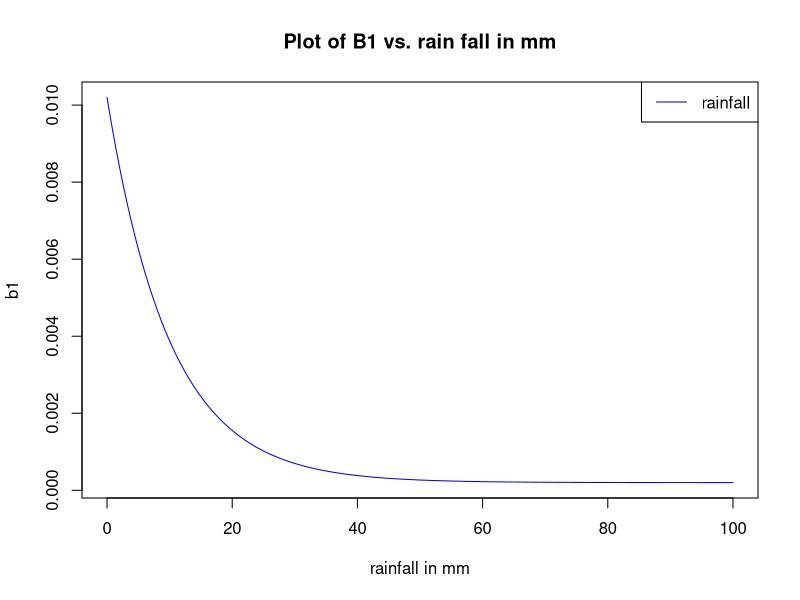
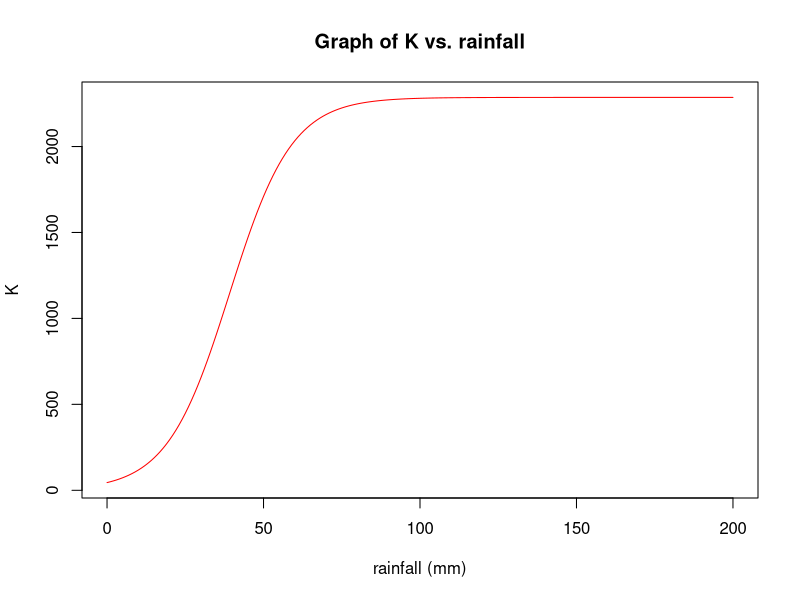
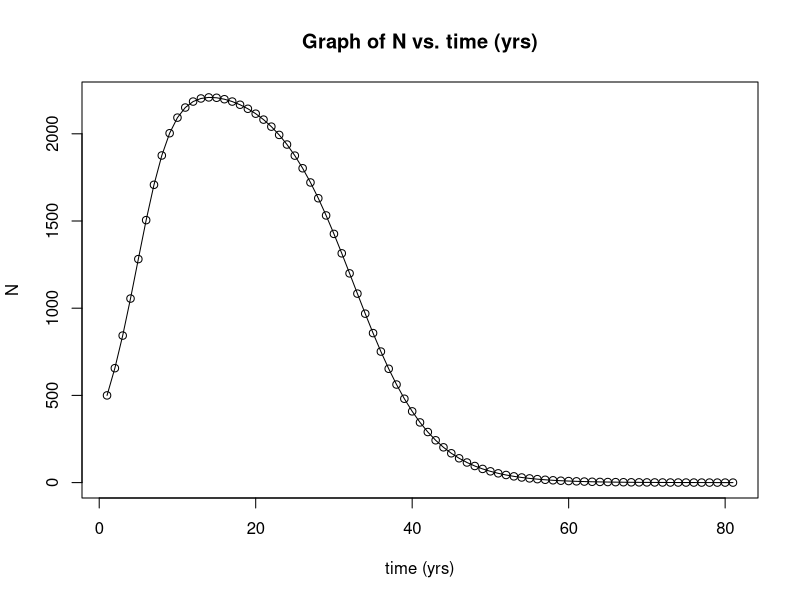
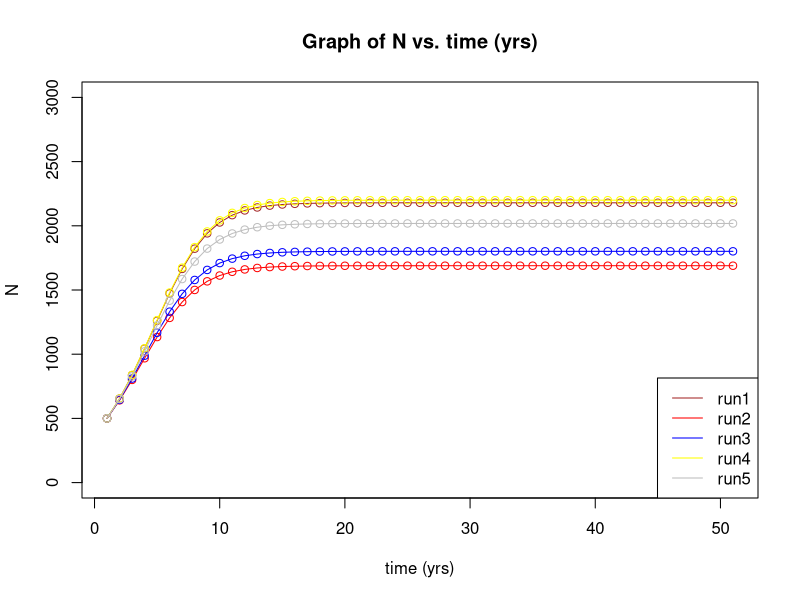
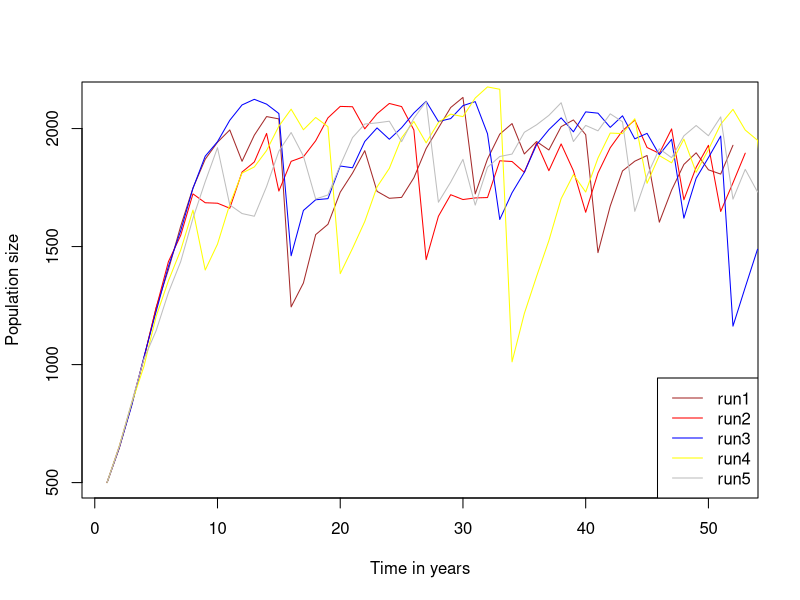
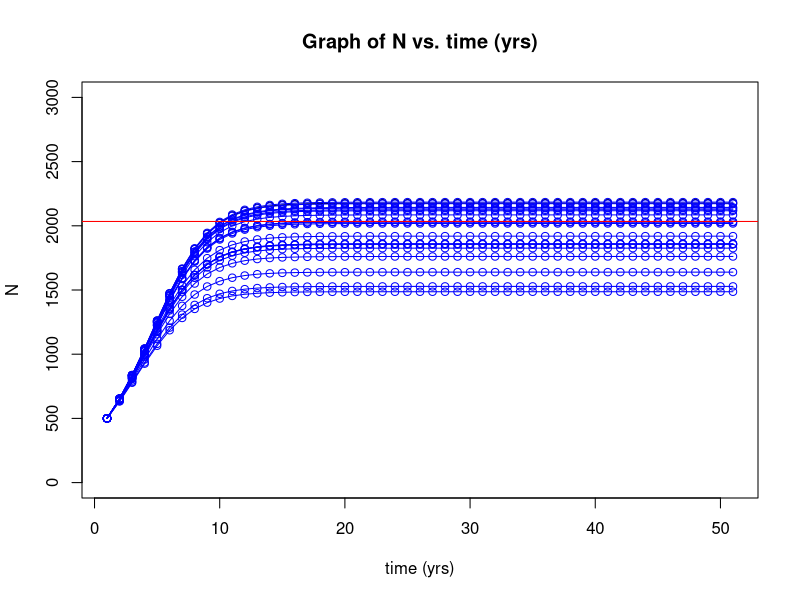
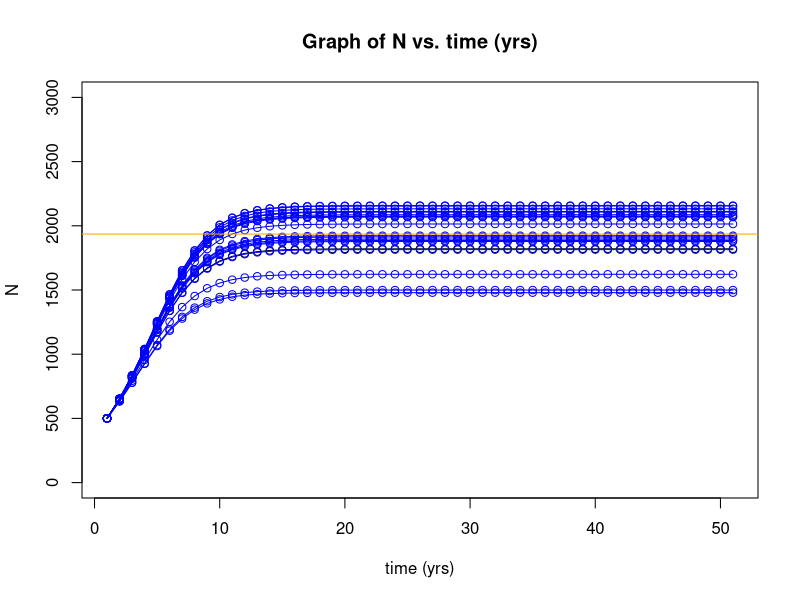
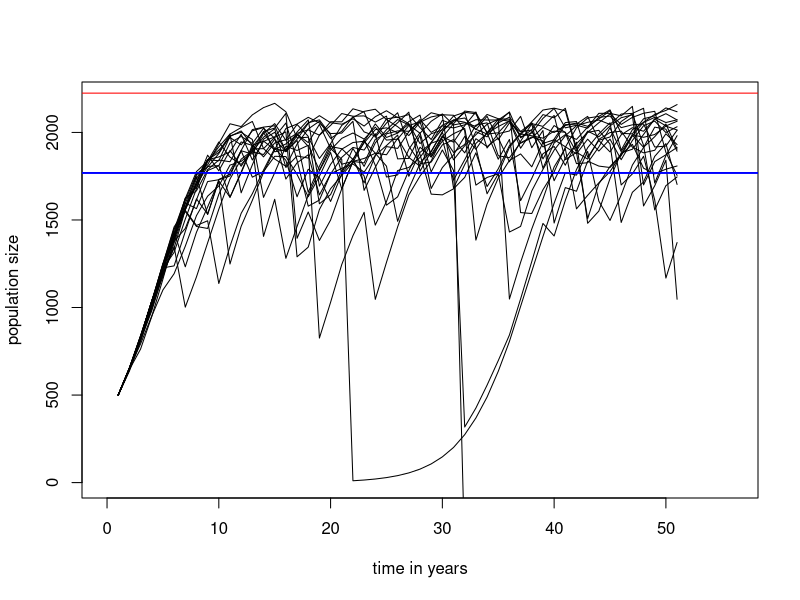

Recreate these plots in R, in order.
#PS3
#1d------------------
x <- seq(0, 100, by = 0.1)
plot(x, y = (0.0002 + 0.01*exp(-x/10)), type = "l", xlab="rainfall in mm", ylab="b1", 
        col="blue", lwd=1, main="Plot of B1 vs. rain fall in mm")
legend(x = "topright", legend = c("rainfall"), col = c("blue"), lty = 1)

#1e-------------------------
#Write a function that computes b1 for any given amount of rainfall
Calcb1 <- function(rain){
  b1 <- 0.0002 + 0.01*exp(-rain/10)
  return(b1)
}
  
Calcb1(34) # testing 1 2 
# >0.0005337327

#Computes K for any values of b0, b1, and d0 
Carrying <- function(b0, b1, d0){
  K <- (b0 - b0*d0 - d0)/(b1-(b1*d0))
  return(K)
}

#Calculate K for 10 mm of rain, 60 mm of rain, and 100 mm of rain

K <- Carrying(b0 = 0.6, b1 = Calcb1(10), d0 = 0.125)
print("The K for 10mm of rain is 117.85")
K <- Carrying(b0 = 0.6, b1 = Calcb1(60), d0 = 0.125)
print("The K for 60mm of rain is 2033.667")
K <- Carrying(b0 = 0.6, b1 = Calcb1(100), d0 = 0.125)
print("The K for 100mm of rain is 2280.537")

rain1 <- seq(0, 200, by = 1)
plot(rain1, y = Carrying(b0 = 0.6, b1 = Calcb1(rain1), d0 = 0.125), 
     type = "l", xlab="rainfall (mm)", ylab="K", 
     col="red", lwd=1, main="Graph of K vs. rainfall")

#Question 1f--------------

calcRainfall <- function(year){
  rain <- 100 - 2*(year)
  return(rain)
}

Calcb1 <- function(rain){
  b1 <- 0.0002 + 0.01*exp(-rain/10)
  return(b1)
}

Carrying <- function(b0, b1, d0){
  K <- (b0 - b0*d0 - d0)/(b1-(b1*d0))
  return(K)
}

#Above are the same functions as previous questions 
r_d <- 0.4
popVector <- rep(0, 81) #I decided that 80 would be capturing the whole dynamic
popVector[1] <- 500


for(year in seq(1, 80)){
  popVector[year+1] = popVector[year] + 
    (r_d*(popVector[year])*(1- (popVector[year]/ Carrying(b0 = 0.6, b1 = Calcb1(calcRainfall((year))), d0 = 0.125) )))
}
plot(popVector, type = "o", xlab="time (yrs)", ylab="N", 
     col="black", lwd=1, main="Graph of N vs. time (yrs)" )

#1g-----------

Calcb1 <- function(rain){
  b1 <- 0.0002 + 0.01*exp(-rain/10)
  return(b1)
}

Carrying <- function(b0, b1, d0){
  K <- (b0 - b0*d0 - d0)/(b1-(b1*d0))
  return(K)
}

rain2 <- rnorm(n = 1, mean = 60, sd = 10)
r_d <- 0.4
popVector <- rep(0, 51) #changed to 50 iterations 
popVector[1] <- 500


for(year in seq(1, 50)){
  popVector[year+1] = popVector[year] + 
    (r_d*(popVector[year])*(1- (popVector[year]/ Carrying(b0 = 0.6, b1 = Calcb1(rain2), d0 = 0.125) )))
}
plot(popVector, type = "o", ylim = c(0,3000), xlab="time (yrs)", ylab="N", 
     col="brown", lwd=1, main="Graph of N vs. time (yrs)" )


rain2 <- rnorm(n = 1, mean = 60, sd = 10)
r_d <- 0.4
popVector <- rep(0, 51) #changed to 50 iterations 
popVector[1] <- 500


for(year in seq(1, 50)){
  popVector[year+1] = popVector[year] + 
    (r_d*(popVector[year])*(1- (popVector[year]/ Carrying(b0 = 0.6, b1 = Calcb1(rain2), d0 = 0.125) )))
}
lines(popVector, type = "o", xlab="time (yrs)", ylab="N", 
      col="red", lwd=1, main="Graph of N vs. time (yrs)")


rain2 <- rnorm(n = 1, mean = 60, sd = 10)
r_d <- 0.4
popVector <- rep(0, 51) #changed to 50 iterations 
popVector[1] <- 500


for(year in seq(1, 50)){
  popVector[year+1] = popVector[year] + 
    (r_d*(popVector[year])*(1- (popVector[year]/ Carrying(b0 = 0.6, b1 = Calcb1(rain2), d0 = 0.125) )))
}
lines(popVector, type = "o", xlab="time (yrs)", ylab="N", 
      col="blue", lwd=1, main="Graph of N vs. time (yrs)")


rain2 <- rnorm(n = 1, mean = 60, sd = 10)
r_d <- 0.4
popVector <- rep(0, 51) #changed to 50 iterations 
popVector[1] <- 500


for(year in seq(1, 50)){
  popVector[year+1] = popVector[year] + 
    (r_d*(popVector[year])*(1- (popVector[year]/ Carrying(b0 = 0.6, b1 = Calcb1(rain2), d0 = 0.125) )))
}
lines(popVector, type = "o", xlab="time (yrs)", ylab="N", 
      col="yellow", lwd=1, main="Graph of N vs. time (yrs)")


rain2 <- rnorm(n = 1, mean = 60, sd = 10)
r_d <- 0.4
popVector <- rep(0, 51) #changed to 50 iterations 
popVector[1] <- 500


for(year in seq(1, 50)){
  popVector[year+1] = popVector[year] + 
    (r_d*(popVector[year])*(1- (popVector[year]/ Carrying(b0 = 0.6, b1 = Calcb1(rain2), d0 = 0.125) )))
}
lines(popVector, type = "o", xlab="time (yrs)", ylab="N", 
      col="gray", lwd=1, main="Graph of N vs. time (yrs)")

legend(x = "bottomright", legend = c("run1", "run2", "run3", "run4", "run5"), col = c("brown", 
      "red", "blue", "yellow", "grey"), lty = 1)

#------------------------revised 1g
pop <- rep(0, 51)
r_d <- 0.4
pop[1]<- 500 

for(year in seq_along(pop)){
  pop[year +1] <- pop[year] + 
    ((r_d*pop[year]) * (1- (pop[year] / Carrying(b0 = 0.6, b1 = Calcb1
                                                 (rnorm(1, 60, 10)), d0 = 0.125))))
}

plot(pop, xlab = "Time in years", ylab = "Population size", col = "brown", type = "l")


for(year in seq_along(pop)){
  pop[year +1] <- pop[year] + 
    ((r_d*pop[year]) * (1- (pop[year] / Carrying(b0 = 0.6, b1 = Calcb1
                                                 (rnorm(1, 60, 10)), d0 = 0.125))))
}

lines(pop, xlab = "Time in years", ylab = "Population size", col = "red", type = "l")


for(year in seq_along(pop)){
  pop[year +1] <- pop[year] +
    ((r_d*pop[year]) * (1- (pop[year] / Carrying(b0 = 0.6, b1 = Calcb1
                                                 (rnorm(1, 60, 10)), d0 = 0.125))))
}

lines(pop, xlab = "Time in years", ylab = "Population size", col = "blue", type = "l")

for(year in seq_along(pop)){
  pop[year +1] <- pop[year] + 
    ((r_d*pop[year]) * (1- (pop[year] / Carrying(b0 = 0.6, b1 = Calcb1
                                                 (rnorm(1, 60, 10)), d0 = 0.125))))
}

lines(pop, xlab = "Time in years", ylab = "Population size", col = "yellow", type = "l")

for(year in seq_along(pop)){
  pop[year +1] <- pop[year] + 
    ((r_d*pop[year]) * (1- (pop[year] / Carrying(b0 = 0.6, b1 = Calcb1
                                                 (rnorm(1, 60, 10)), d0 = 0.125))))
}

lines(pop, xlab = "Time in years", ylab = "Population size", col = "grey", type = "l")

legend(x = "bottomright", legend = c("run1", "run2", "run3", "run4", "run5"), 
       col = c("brown", 
                                                                                    
                 "red", "blue", "yellow", "grey"), lty = 1)

#1h------------------
#writing a batch script to repeat stochastic run many times 


StochasticRun <- function(numRuns){
  counter <- 0
  meancounter <- 0 
  while (counter < numRuns) {
  rain2 <- rnorm(n = 1, mean = 60, sd = 10)
  
  
  r_d <- 0.4
  popVector <- rep(0, 51) #changed to 50 iterations 
  popVector[1] <- 500
  
  for(year in seq(1, 50)){
    popVector[year+1] = popVector[year] + 
      (r_d*(popVector[year])*(1- (popVector[year]/ Carrying(b0 = 0.6, b1 = Calcb1(rain2), d0 = 0.125) )))
    }
  
  if(counter == 0){
    plot(popVector, type = "o", ylim = c(0,3000), xlab="time (yrs)", ylab="N", 
         col="black", lwd=1, main="Graph of N vs. time (yrs)" )
  }
  else{
    lines(popVector, type = "o", xlab="time (yrs)", ylab="N", 
          col="blue", lwd=1, main="Graph of N vs. time (yrs)" )
  }
  
  counter = counter + 1
  meancounter = meancounter + popVector[30]
  }
  return(meancounter/numRuns)
}

StochasticRun(20)# so that's 20 of them 

#Calculate the carrying capacity that corresponds 
#to the mean level of rainfall, and add it
#to the plot as a red line (use the abline command) 

#Response: the mean level of rainfall is 60mm

value <- Carrying(b0 = 0.6, b1 = Calcb1(60), d0 = 0.125)
abline(h = value, col = "red")
value


#calculate the mean population size across stochastic runs 
#response: at the very end I included the line return(meancounter/numRuns)
#this line would account for the number of runs and the average N for all runs.

abline(h = StochasticRun(20), col = "orange")

#Does the mean population size match your calculated carrying capacity?
#Why or why not?
#response: the mean population size does not match my calculated carrying 
#capacity because the deterministic value is a predicted mean, whereas the
#stochastic model has varying rainfall, and is subject to change. One is
#higher and one is lower, and they shouldn't match!

#----------------------------revised 
plot(0, type = "n", xlim= c(0, length(pop)), ylim = c(0, 2200),
     xlab = "time in years", ylab = "population size")

stochastic <- function(init){
  pop <- rep(0, 50)
  pop[1] <- init

Calcb1 <- function(rain){
  b1 <- 0.0002 + 0.01*exp(-rain/10)
  return(b1)
}

Carrying <- function(b0, b1, d0){
  K <- (b0 - b0*d0 - d0)/(b1-(b1*d0))
  return(K)
}

for(year in seq_along(pop)){
  pop[year +1] <- pop[year] +
    ((r_d*pop[year]) * (1- (pop[year] / Carrying(b0 = 0.6, b1 = Calcb1
                                                 (rnorm(1, 60, 10)), d0 = 0.125))))
}

return (lines(pop, xlab = "Time in years", ylab = "Population size", type = "l"))
}

for (i in seq(1,20)){
  stochastic(500)
  abline(h = mean(pop), col = "blue")
}

abline(h = Carrying(0.6, b1 = Calcb1(mean(rep(rnorm(1,60, 10), 50))), 0.125), col = "red")

print(mean(pop)) #for this particular run, 1779
print(Carrying(0.6, b1 = Calcb1(mean(rep(rnorm(1,60, 10), 50))), 0.125)) 
#for this particular run, 2092


#Question 2d -------------------------
p <- seq(0, 1, by = 0.001)
Pfunc <- function(m){
  result <- (m*p*(1-p))
}

efunc <- function(e){
  result1 <- e*p
}

plot(p, Pfunc(3), type ="l", col = "blue", xlab="p", ylab="dp/dt", main = "dpdt vs. p")
lines(p, efunc(2), type ="l", col = "red", xlab="p", ylab="dp/dt", main = "dpdt vs. ")
legend(x = "bottomright", legend = c("mp(1-p)", "ep"), col = c("blue", "red"), lty = 1)

Pfunction <- function(m, e){
  result2 <- (m*p*(1-p)) - e*p
}
plot(p, Pfunction(3,2), type ="l", col = "brown", xlab="p", ylab="dp/dt", main = "dpdt vs. p")
abline(h = 0, col="blue")
legend(x = "bottomleft", legend = c("dp/dt", "y = 0"), col = c("brown", "blue"), lty = 1)
# for visualization purposes, show intersection 


# Question 2e
install.packages("deSolve")
library("deSolve")
init <- c(p = 0.1)
p <- seq(0, 20)
parms <- c(m = 3, e = 2)
PODE <- function(p, init, parms){
  derivs <- (parms["m"]*init["p"]*(1-init["p"])) - (parms["e"]*init["p"])
  return(list(derivs))
}
POutput <- lsoda(init, p, PODE, parms)
head(POutput)
plot(POutput[,1], POutput[,2], xlim = c(0, 20), ylim = c(0, 1), col = "black", type ="l",
     xlab="time", ylab="P", main = "P vs. time")


init <- c(p = 0.15)
p <- seq(0, 20)
parms <- c(m = 3, e = 2)
PODE <- function(p, init, parms){
  derivs <- (parms["m"]*init["p"]*(1-init["p"])) - (parms["e"]*init["p"])
  return(list(derivs))
}
POutput <- lsoda(init, p, PODE, parms)
lines(POutput[,1], POutput[,2], col = "red", type ="l", xlab="time", ylab="P", 
      main = "P vs. time")


init <- c(p = 0.3)
p <- seq(0, 20)
parms <- c(m = 3, e = 2)
PODE <- function(p, init, parms){
  derivs <- (parms["m"]*init["p"]*(1-init["p"])) - (parms["e"]*init["p"])
  return(list(derivs))
}
POutput <- lsoda(init, p, PODE, parms)
lines(POutput[,1], POutput[,2], col = "orange", type ="l", xlab="time", ylab="P", 
      main = "P vs. time")



init <- c(p = 0.45)
p <- seq(0, 20)
parms <- c(m = 3, e = 2)
PODE <- function(p, init, parms){
  derivs <- (parms["m"]*init["p"]*(1-init["p"])) - (parms["e"]*init["p"])
  return(list(derivs))
}
POutput <- lsoda(init, p, PODE, parms)
lines(POutput[,1], POutput[,2], col = "yellow", type ="l", xlab="time", 
      ylab="P", main = "P vs. time")


init <- c(p = 0.55)
p <- seq(0, 20)
parms <- c(m = 3, e = 2)
PODE <- function(p, init, parms){
  derivs <- (parms["m"]*init["p"]*(1-init["p"])) - (parms["e"]*init["p"])
  return(list(derivs))
}
POutput <- lsoda(init, p, PODE, parms)
lines(POutput[,1], POutput[,2], col = "green", type ="l", xlab="time", 
      ylab="P", main = "P vs. time")


init <- c(p = 0.7)
p <- seq(0, 20)
parms <- c(m = 3, e = 2)
PODE <- function(p, init, parms){
  derivs <- (parms["m"]*init["p"]*(1-init["p"])) - (parms["e"]*init["p"])
  return(list(derivs))
}
POutput <- lsoda(init, p, PODE, parms)
lines(POutput[,1], POutput[,2], col = "blue", type ="l", xlab="time",
      ylab="P", main = "P vs. time")


init <- c(p = 0.9)
p <- seq(0, 20)
parms <- c(m = 3, e = 2)
PODE <- function(p, init, parms){
  derivs <- (parms["m"]*init["p"]*(1-init["p"])) - (parms["e"]*init["p"])
  return(list(derivs))
}
POutput <- lsoda(init, p, PODE, parms)
lines(POutput[,1], POutput[,2], col = "purple", type ="l", xlab="time", 
      ylab="P", main = "P vs. time")



init <- c(p = 1)
p <- seq(0, 20)
parms <- c(m = 3, e = 2)
PODE <- function(p, init, parms){
  derivs <- (parms["m"]*init["p"]*(1-init["p"])) - (parms["e"]*init["p"])
  return(list(derivs))
}
POutput <- lsoda(init, p, PODE, parms)
lines(POutput[,1], POutput[,2], col = "brown", type ="l", xlab="time", 
      ylab="P", main = "P vs. time")

legend(x = "topright", legend = c("p = 0.1", "p = 0.15", "p = 0.3", 
                                  "p = 0.45", "p = 0.55", "p = 0.7", "p = 0.9", "p = 1"),
       col = c("black", "red", "orange", "yellow", "green", "blue", 
               "purple", "brown"), lty = 1)

head(POutput[15,]) #By running head(POutput[15,]), I estimated that
#the curve reached equilibrium point around timestamp 15, and it give us
#the correct value of 0.33335 as predicted by calculating P* = 1-e/m


# 2f. 
p <- seq(0, 1, by = 0.001)
Pfunc <- function(m){
  result <- (m*p*(1-p))
}

efunc <- function(e){
  result1 <- e*p
}

plot(p, Pfunc(4), type ="l", col = "blue", xlab="p", ylab="dp/dt", main = "dpdt vs. p")
lines(p, efunc(4), type ="l", col = "red", xlab="p", ylab="dp/dt", main = "dpdt vs. ")
legend(x = "bottomright", legend = c("mp(1-p)", "ep"), col = c("blue", "red"), lty = 1)

Pfunction <- function(m, e){
  result2 <- (m*p*(1-p)) - e*p
}
plot(p, Pfunction(4,4), type ="l", col = "brown", xlab="p", ylab="dp/dt", main = "dpdt vs. p")
abline(h = 0, col="blue")
legend(x = "bottomleft", legend = c("dp/dt", "y = 0"), col = c("brown", "blue"), lty = 1)

init <- c(p = 0.3) 
p <- seq(0, 10, 0.01)
parms <- c(m = 4, e = 4)
PODE <- function(p, init, parms){
  derivs <- (parms["m"]*init["p"]*(1-init["p"])) - (parms["e"]*init["p"])
  return(list(derivs))
}
POutput <- lsode(init, p, PODE, parms)
head(POutput)
plot(POutput[,1], POutput[,2], xlim = c(0, 10), ylim = c(0, 1), col = "black", type ="l",
     xlab="time", ylab="P", main = "P vs. time")

legend(x = "right", legend = c("m = 4, e = 4"), col = c("black"), lty = 1)
